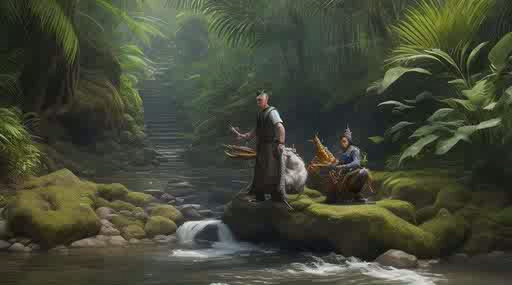
#> input picture frame 24 of temp/0.mp4, 512 x 285 px, given in place of 24sept-output-slow-3per-sec-jpgs.mp4, which was not available
$ python image_from_vid.py
#> lines starting #> are read from the running program, lines starting #| are printed output that depends on the picture; pictures that were not available may be replaced by others from this repository, and a replacement may not be noted
import cv2
import os
import random
import time
import datetime
from PIL import Image

NAMES = []

def generate_filename():
    # Get current time in nanoseconds since epoch
    current_time_ns = datetime.datetime.now().timestamp() * 1e9

    # Format the time string
    time_str = f"{current_time_ns:.0f}"

    # Create a filename with the timestamp
    filename = f"junk/image_{time_str}.png"
    return filename

def vid2img(End, outputpath):
    # Create directory if it doesn't exist
#> called with End = 6, outputpath = 'EXP'
    if not os.path.exists('junk'):
        os.makedirs('junk')
    if not os.path.exists(outputpath):
        os.makedirs(outputpath)

    count = 0
    filename = "/mnt/HDD500/collections/complete_mp4_video/24sept-output-slow-3per-sec-jpgs.mp4"
    vidcap = cv2.VideoCapture(filename)

    # Get total number of frames
    totalFrames = vidcap.get(cv2.CAP_PROP_FRAME_COUNT)
    randomFrameNumber = random.randint(0, totalFrames)

    # Set frame position
    vidcap.set(cv2.CAP_PROP_POS_FRAMES, randomFrameNumber)
    success, image = vidcap.read()
#> image is the input picture: shape (285, 512, 3); mean B, G, R 54.8, 71.3, 67.5

    # Generate filename using generate_filename() function
    filename = generate_filename()

    if success:
        print("count:", count, end="|")
        count += 1
        cv2.imwrite(filename, image)

    # Open image with PIL and resize
    im = Image.open(filename)
    im = im.resize((720, 480))
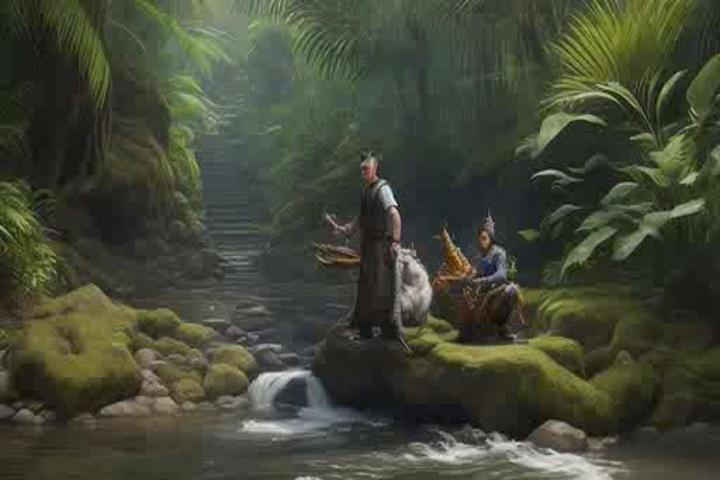
#> im: PIL image 720x480 RGB; mean R, G, B 67.5, 71.3, 54.8
    im.save(filename)

    # Re-open resized image with PIL
    nim = Image.open(filename)
    NAMES.append(filename)

    return nim

if __name__ == "__main__":
    End = 6
    outputpath = 'EXP'
    for i in range(End):
        print(i)
        vid2img(End, outputpath)
#> pass 2 of the loop `for i in range(End):`:
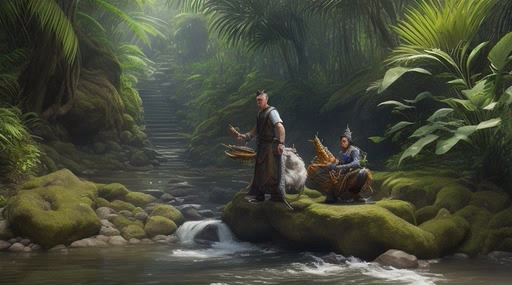
#> input picture frame 48 of temp/0.mp4, 512 x 285 px, given in place of 24sept-output-slow-3per-sec-jpgs.mp4, which was not available
#> in vid2img, image is the input picture: shape (285, 512, 3); mean B, G, R 56.9, 72.3, 69.3
#> in vid2img (call 2), `im = im.resize((720, 480))`:
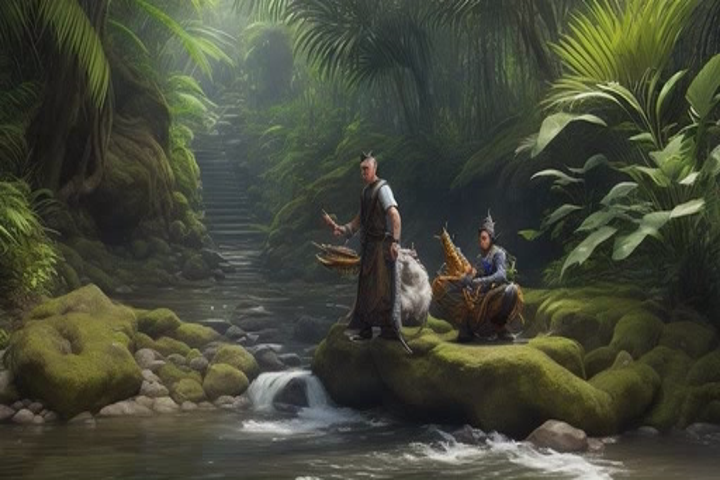
#> im: PIL image 720x480 RGB; mean R, G, B 69.3, 72.3, 56.9
#> pass 3 of the loop `for i in range(End):`:
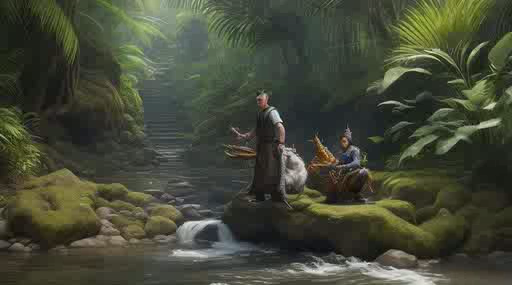
#> input picture frame 26 of temp/0.mp4, 512 x 285 px, given in place of 24sept-output-slow-3per-sec-jpgs.mp4, which was not available
#> in vid2img, image is the input picture: shape (285, 512, 3); mean B, G, R 55.8, 72.4, 68.6
#> in vid2img (call 3), `im = im.resize((720, 480))`:
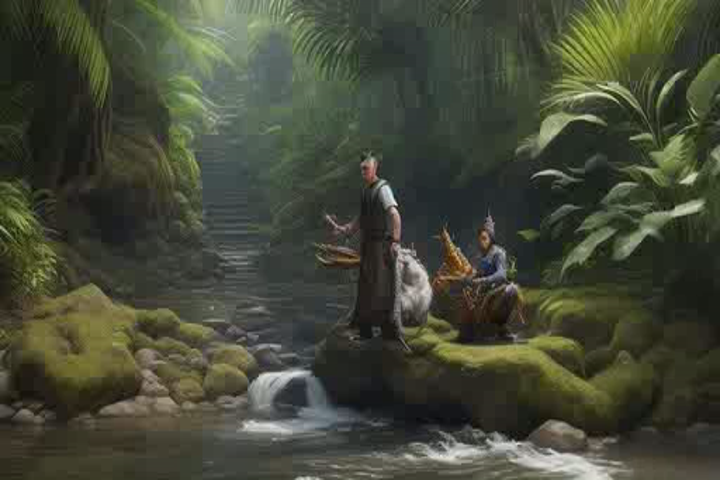
#> im: PIL image 720x480 RGB; mean R, G, B 68.6, 72.4, 55.8
#> the loop made 6 passes; the first 3 are shown

    for name in NAMES:
        print(name)
#> this loop made 6 passes
#> name on passes 1 to 6: 'junk/image_1795178542275728896.png', 'junk/image_1795178542503735040.png', 'junk/image_1795178542805165056.png', 'junk/image_1795178542999238912.png', 'junk/image_1795178543169775872.png', 'junk/image_1795178543344722944.png'
#| junk/image_1795178542275728896.png
#| junk/image_1795178542503735040.png
#| junk/image_1795178542805165056.png
#| junk/image_1795178542999238912.png
#| junk/image_1795178543169775872.png
#| junk/image_1795178543344722944.png
